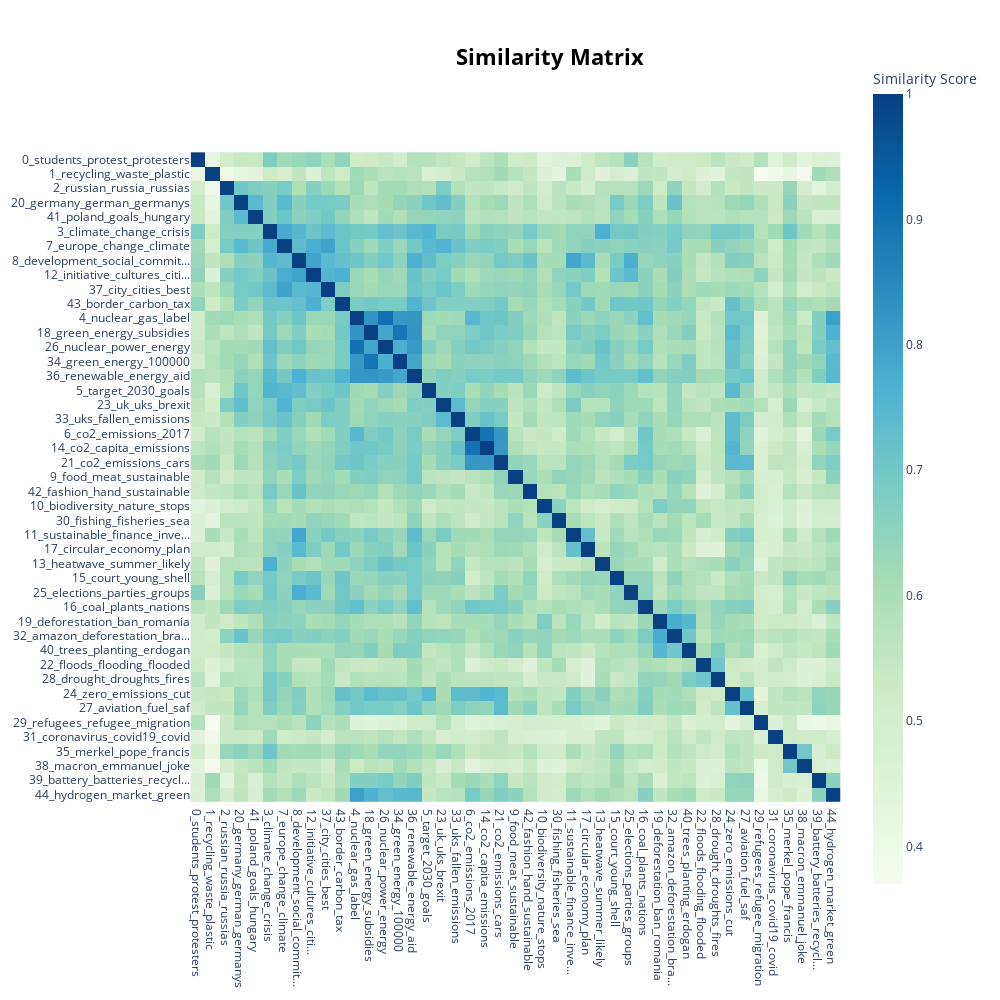

The notebook cell saved with this chart:
### Markdown cell above
## Visualize Topic Similarity
Having generated topic embeddings, through both c-TF-IDF and embeddings, we can create a similarity matrix by simply applying cosine similarities through those topic embeddings. The result will be a matrix indicating how similar certain topics are to each other.

### Code cell
topic_model.visualize_heatmap(n_clusters=20, width=1000, height=1000)

### Figure 1 — Plotly figure (JSON) as saved in the notebook; plotly's stock layout.template omitted (floating-point values rounded to 4 significant figures; data arrays with more than 128 entries replaced by an {"elided": "..."} marker saying what was removed)
{"data": [{"coloraxis": "coloraxis", "hovertemplate": "x: %{x}<br>y: %{y}<br>Similarity Score: %{z}<extra></extra>", "name": "0", "type": "heatmap", "x": ["0_students_protest_protesters", "1_recycling_waste_plastic", "2_russian_russia_russias", "20_germany_german_germanys", "41_poland_goals_hungary", "3_climate_change_crisis", "7_europe_change_climate", "8_development_social_commit...", "12_initiative_cultures_citi...", "37_city_cities_best", "43_border_carbon_tax", "4_nuclear_gas_label", "18_green_energy_subsidies", "26_nuclear_power_energy", "34_green_energy_100000", "36_renewable_energy_aid", "5_target_2030_goals", "23_uk_uks_brexit", "33_uks_fallen_emissions", "6_co2_emissions_2017", "14_co2_capita_emissions", "21_co2_emissions_cars", "9_food_meat_sustainable", "42_fashion_hand_sustainable", "10_biodiversity_nature_stops", "30_fishing_fisheries_sea", "11_sustainable_finance_inve...", "17_circular_economy_plan", "13_heatwave_summer_likely", "15_court_young_shell", "25_elections_parties_groups", "16_coal_plants_nations", "19_deforestation_ban_romania", "32_amazon_deforestation_bra...", "40_trees_planting_erdogan", "22_floods_flooding_flooded", "28_drought_droughts_fires", "24_zero_emissions_cut", "27_aviation_fuel_saf", "29_refugees_refugee_migration", "31_coronavirus_covid19_covid", "35_merkel_pope_francis", "38_macron_emmanuel_joke", "39_battery_batteries_recycl...", "44_hydrogen_market_green"], "xaxis": "x", "y": ["0_students_protest_protesters", "1_recycling_waste_plastic", "2_russian_russia_russias", "20_germany_german_germanys", "41_poland_goals_hungary", "3_climate_change_crisis", "7_europe_change_climate", "8_development_social_commit...", "12_initiative_cultures_citi...", "37_city_cities_best", "43_border_carbon_tax", "4_nuclear_gas_label", "18_green_energy_subsidies", "26_nuclear_power_energy", "34_green_energy_100000", "36_renewable_energy_aid", "5_target_2030_goals", "23_uk_uks_brexit", "33_uks_fallen_emissions", "6_co2_emissions_2017", "14_co2_capita_emissions", "21_co2_emissions_cars", "9_food_meat_sustainable", "42_fashion_hand_sustainable", "10_biodiversity_nature_stops", "30_fishing_fisheries_sea", "11_sustainable_finance_inve...", "17_circular_economy_plan", "13_heatwave_summer_likely", "15_court_young_shell", "25_elections_parties_groups", "16_coal_plants_nations", "19_deforestation_ban_romania", "32_amazon_deforestation_bra...", "40_trees_planting_erdogan", "22_floods_flooding_flooded", "28_drought_droughts_fires", "24_zero_emissions_cut", "27_aviation_fuel_saf", "29_refugees_refugee_migration", "31_coronavirus_covid19_covid", "35_merkel_pope_francis", "38_macron_emmanuel_joke", "39_battery_batteries_recycl...", "44_hydrogen_market_green"], "yaxis": "y", "z": {"elided": "45x45 float values"}}], "layout": {"coloraxis": {"colorbar": {"title": {"text": "Similarity Score"}}, "colorscale": [[0, "rgb(247,252,240)"], [0.125, "rgb(224,243,219)"], [0.25, "rgb(204,235,197)"], [0.375, "rgb(168,221,181)"], [0.5, "rgb(123,204,196)"], [0.625, "rgb(78,179,211)"], [0.75, "rgb(43,140,190)"], [0.875, "rgb(8,104,172)"], [1, "rgb(8,64,129)"]]}, "height": 1000, "hoverlabel": {"bgcolor": "white", "font": {"family": "Rockwell", "size": 16}}, "legend": {"title": {"text": "Trend"}}, "margin": {"t": 60}, "showlegend": true, "title": {"font": {"color": "Black", "size": 22}, "text": "<b>Similarity Matrix", "x": 0.55, "xanchor": "center", "y": 0.95, "yanchor": "top"}, "width": 1000, "xaxis": {"anchor": "y", "autorange": true, "constrain": "domain", "domain": [0, 1], "range": [-0.5, 44.5], "scaleanchor": "y", "type": "category"}, "yaxis": {"anchor": "x", "autorange": true, "constrain": "domain", "domain": [0.1105, 0.8895], "range": [44.5, -0.5], "type": "category"}}}
